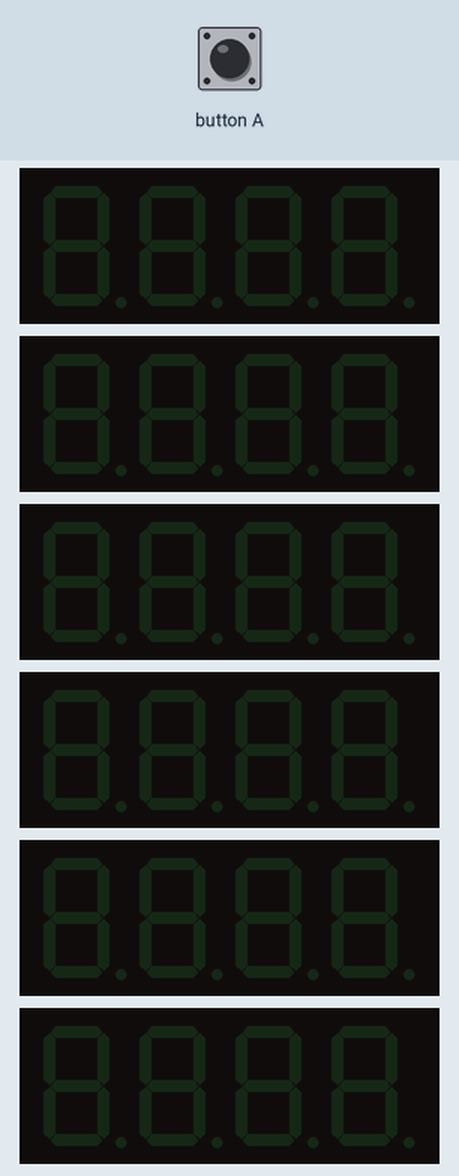
Recording of a program running on a simulated Calliope mini (MakeCode). On the bench: 6 × 4-digit seven-segment display. Inputs (shaded band) come from the test bench.

Above: at 1.2 s.
1.3 s: button A pressed for 0.15 s
At 2.1 s:
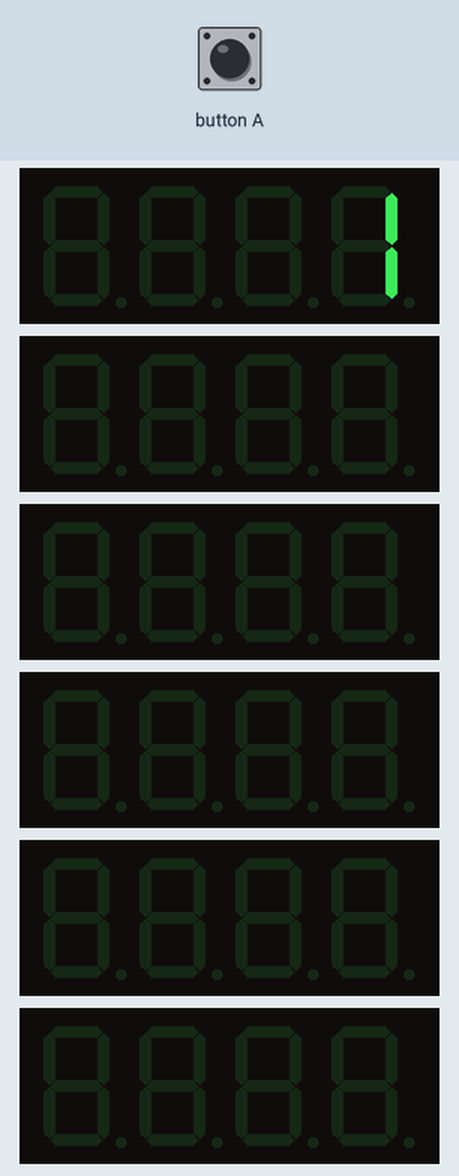
4.4 s: button A pressed for 3.2 s
At 7.9 s:
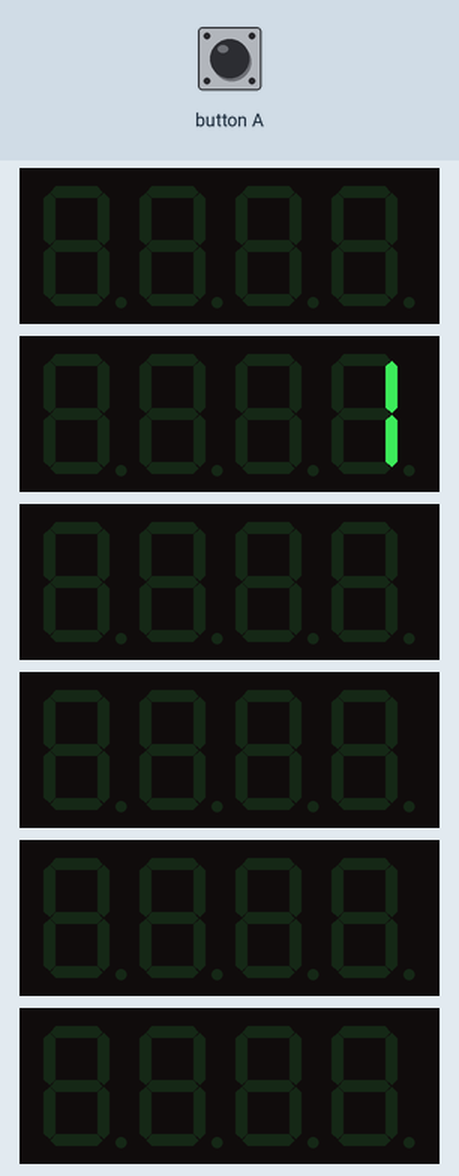
10.6 s: button A pressed for 3.2 s
At 14.1 s:
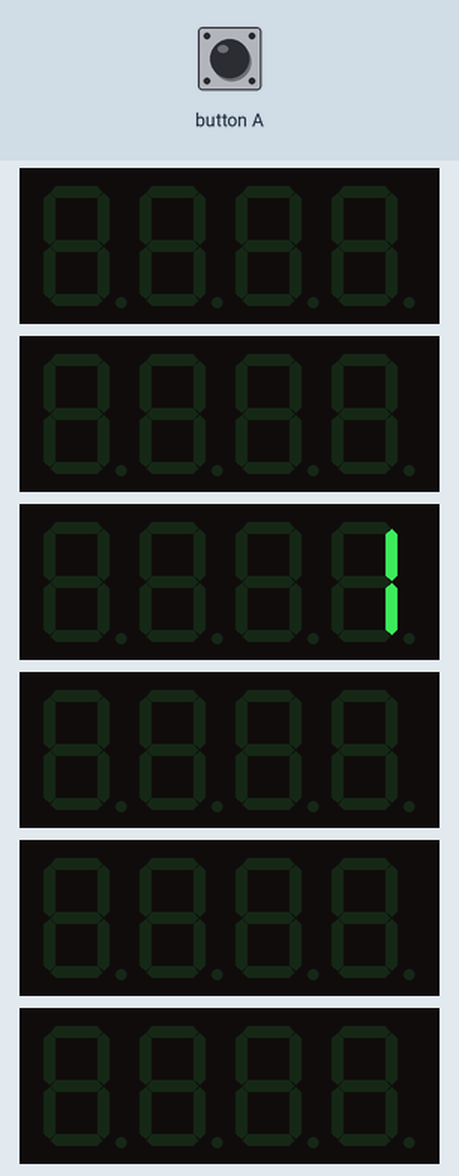
16.8 s: button A pressed for 3.2 s
At 20.1 s:
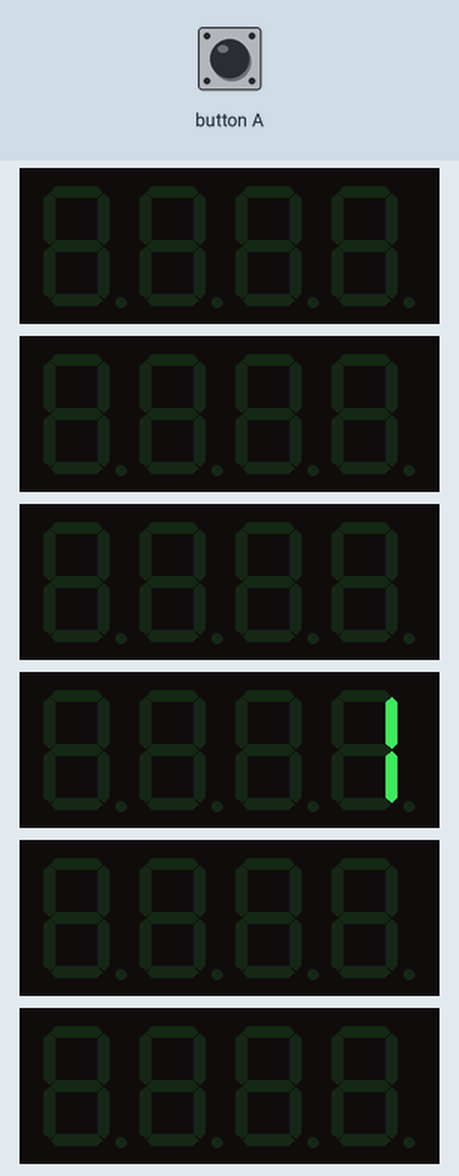
23.0 s: button A pressed for 3.2 s
At 26.2 s:
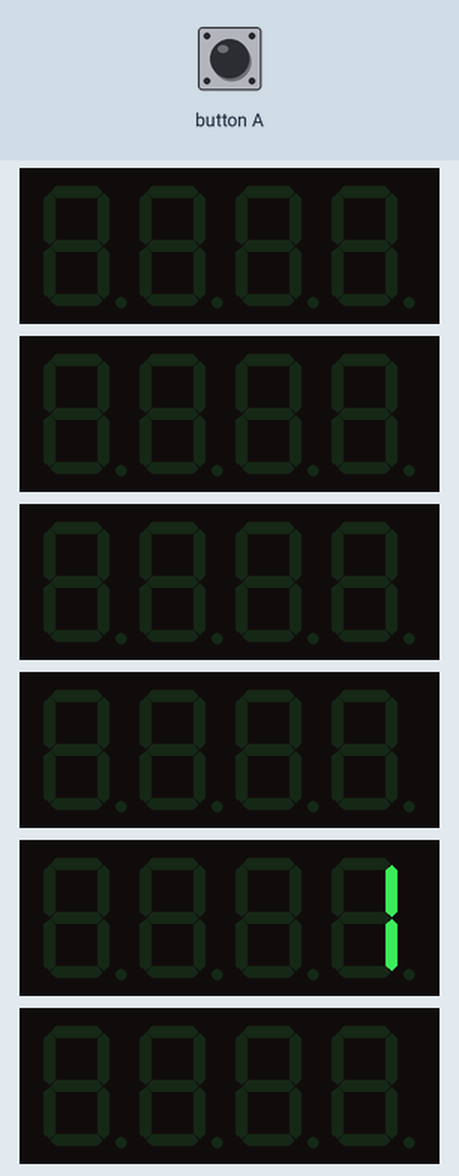
29.2 s: button A pressed for 3.2 s
At 32.2 s:
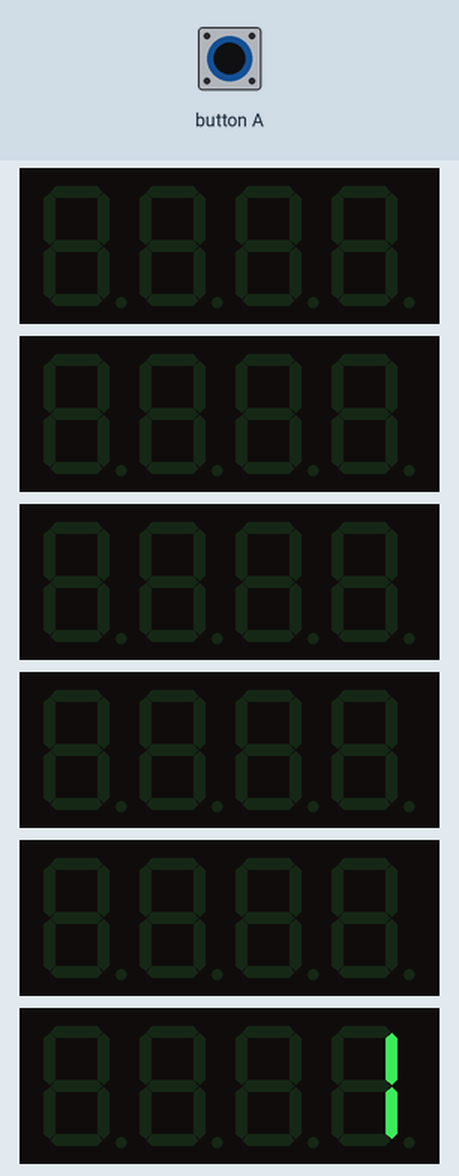
Timing chart, 0 to 33.7 s (numbered marks = the images above; inputs shaded):
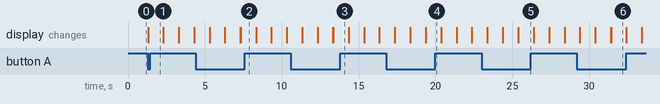

The program:

4Digit_AnzeigeV1.py
```python
_4digit: grove.TM1637 = None

def on_forever():
    global _4digit
    if input.button_is_pressed(Button.A):
        _4digit = grove.create_display(DigitalPin.C16, DigitalPin.C17)
        _4digit.bit(1, 3)
        basic.pause(1000)
        _4digit.bit(2, 3)
        basic.pause(1000)
        _4digit.bit(3, 3)
        basic.pause(1000)
        _4digit.bit(1, 2)
        basic.pause(1000)
        _4digit.bit(2, 2)
        basic.pause(1000)
        _4digit.bit(3, 2)
        basic.pause(1000)
        _4digit.clear()
basic.forever(on_forever)
```

Measured:
- after the input at 1.3 s, the display: changes at once (image 1)
- after the input at 4.4 s, the display: first differs from a run without the input after 2.9 s (image 2)
- after the input at 10.6 s, the display: first differs from a run without the input after 2.8 s (image 3)
- after the input at 16.8 s, the display: first differs from a run without the input after 2.6 s (image 4)
- after the input at 23.0 s, the display: first differs from a run without the input after 2.4 s (image 5)
- after the input at 29.2 s, the display: first differs from a run without the input after 2.2 s (image 6)
